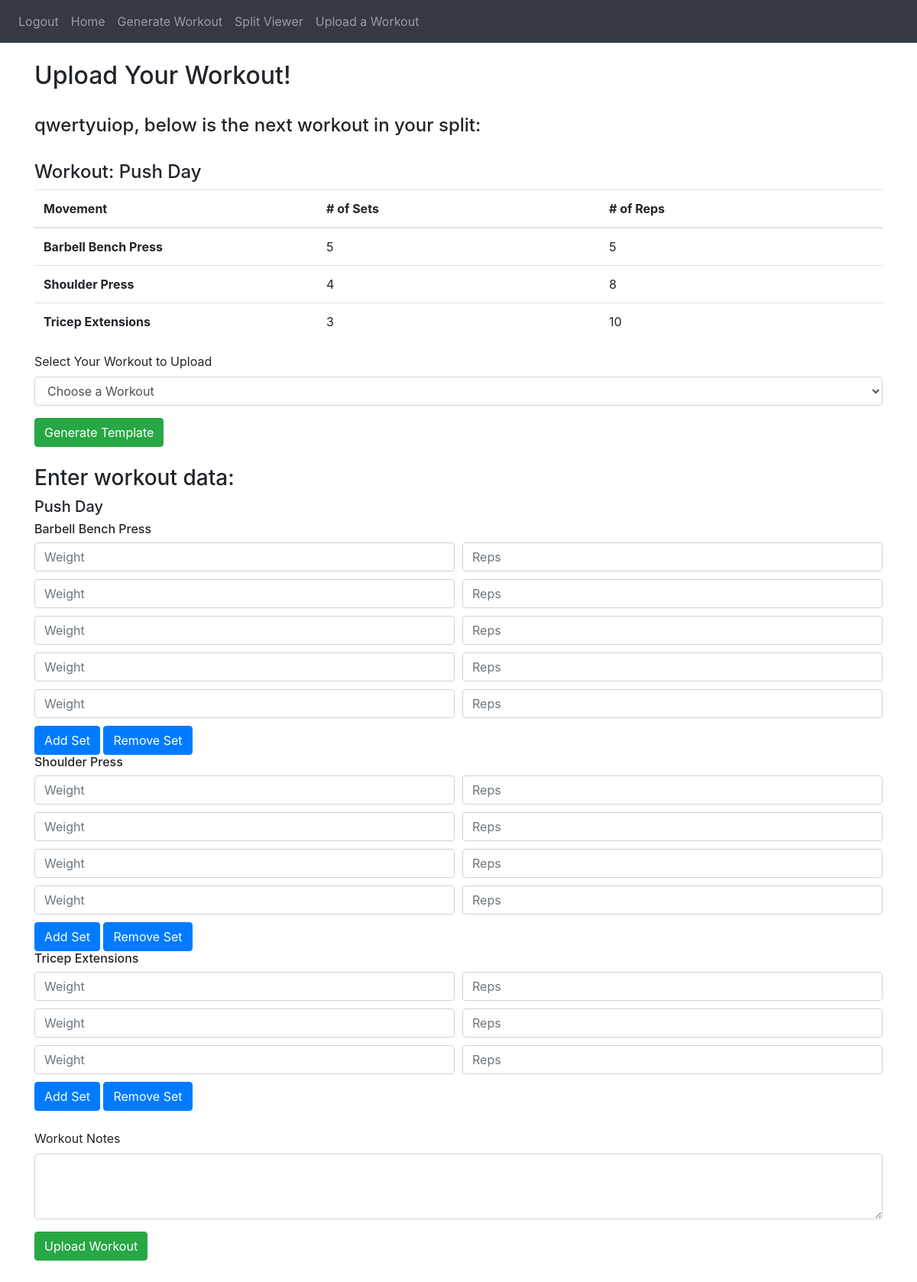
/upload-workout (signed in), run on the app's committed database.
### website/models.py (models this page shows, shortened)
class User(db.Model, UserMixin):
    id = db.Column(db.Integer, primary_key = True)
    email = db.Column(db.String(150), unique = True)
    password = db.Column(db.String(150))
    first_name = db.Column(db.String(150))
    notes = db.relationship('Note')
    workouts = db.relationship('Workout')
    splits = db.relationship('Split')
    def get_active_split(self):
        for split in self.splits:
            if split.is_active:
                return split
        return None

class Split(db.Model):
    id = db.Column(db.Integer, primary_key=True)
    split_name = db.Column(db.String(10000))
    is_active = db.Column(db.Boolean)
    user_id = db.Column(db.Integer, db.ForeignKey('user.id'))
    next_workout_ind = db.Column(db.Integer)
    order = db.Column(JSON)
    def get_curr_workout(self):
        return Workout.query.filter_by(id = self.order[0]).first()

class Workout(db.Model):
    id = db.Column(db.Integer, primary_key=True)
    workout_name = db.Column(db.String(10000))
    num_movements = db.Column(db.Integer)
    movements = db.relationship('Movement', backref='workout', lazy=True)
    splits = db.relationship('Split', secondary=split_workout, backref=db.backref('workouts', lazy='dynamic'))
    user_id = db.Column(db.Integer, db.ForeignKey('user.id'))

class Movement(db.Model):
    id = db.Column(db.Integer, primary_key=True)
    user_id = db.Column(db.Integer)
    mov_name = db.Column(db.String(100))
    reps = db.Column(db.Integer)
    sets = db.Column(db.Integer)
    workout_id = db.Column(db.Integer, db.ForeignKey('workout.id'))

### website/upload_workout.py (the view, shortened to what this page needs)
@upload_workout.route('/upload-workout', methods=['GET', 'POST'])
@login_required
def upload():
    if not swkrt.getStoredWorkout():
        swkrt.setWorkout(current_user.get_active_split().get_curr_workout())
    return render_template("upload_workout.html", user=current_user, wrkt=swkrt.getStoredWorkout())

### website/upload_workout.py (called while the page is built)
    def getStoredWorkout(self):
        return self.workout

### website/templates/upload_workout.html (shortened to what this page needs)
{% extends "base.html" %} {% block title %} Split Viewer {% endblock %}
{%block content%}
    <br />
    <h2> Upload Your Workout! </h2>
    <br />
    <h4> {{user.first_name}}, below is the next workout in your split:</h4>
    <br />
    <h4> Workout: {{user.get_active_split().get_curr_workout().workout_name}}</h4>
    <table class="table">
        <thead>
            <tr>
                <th scope="col">Movement</th>
                <th scope="col"># of Sets</th>
                <th scope="col"># of Reps</th>
            </tr>
        </thead>
        <tbody>
            {% for mov in user.get_active_split().get_curr_workout().movements %}
                <tr>
                    <th scope="row">{{mov.mov_name}}</th>
                    <td>{{mov.sets}}</td>
                    <td>{{mov.reps}}</td>
                </tr>
            {% endfor %}
        </tbody>
    </table>
    <div class="downloadWorkout">
        <form method='POST' action="{{ url_for('upload_workout.download_template') }}">
            <div class="form-group">
                <label for="workout_name">Select Your Workout to Upload</label>
                <select class="form-control" id="workout_name" name="workout_name">
                    <option value="" selected disabled>Choose a Workout</option>
                </select>
            </div>
            <button type="submit" class="btn btn-success">Generate Template</button>
        </form>
    </div>
    <br/>
    <div class="enterWorkoutData">
        <h3>Enter workout data:</h3>
        <form method="POST" action="{{ url_for('upload_workout.upload') }}">
            {% if wrkt %}
                <h5> {{ wrkt.workout_name }} </h5>
                {% for m in wrkt.movements %}
                    <h6> {{ m.mov_name }} </h6>
                    {% set outer_loop = loop %}
                    <div id="sets-container-{{ loop.index }}">
                        {% for s in range(m.sets) %}
                            <div class="form-row" id="set-{{ loop.index }}-{{ loop.index0 + 1 }}">
                                <div class="col">
                                    <input type="number" class="form-control" name="weight-{{ outer_loop.index0 }}-{{ loop.index0 }}" placeholder="Weight" min="1">
                                </div>
                                <div class="col">
                                    <input type="number" class="form-control" name="reps-{{ outer_loop.index0 }}-{{ loop.index0 }}" placeholder="Reps" min="1">
                                </div>
                            </div>
                        {% endfor %}
                    </div>
                    <button type="button" onclick="addSet({{ loop.index }})" class="btn btn-primary">Add Set</button>
                    <button type="button" onclick="removeSet({{ loop.index }})" class="btn btn-primary">Remove Set</button>
                {% endfor %}
            {% else %}
                <h5> No active workout available. Please set up a workout first. </h5>
            {% endif %}
            <br/>
            <br/>
            <div class="form-group" id="workoutNotes", name="workoutNotes">
                <label for="workoutNotes"> Workout Notes </label>
                <textarea class="form-control" id="workoutNotes" name="workoutNotes" rows="3"></textarea>
            </div>
            <button type="submit" id="upload-workout" class="btn btn-success">Upload Workout</button>
        </form>
    </div>
    <br/>
    <br/>
{% endblock %}

### website/templates/base.html (style rules this page uses)
.col { padding: 0; display: flex; }

### website/templates/upload_workout.html (style rules this page uses)
.table th, .table td { width: 33.33%; }
.form-row { margin-bottom: 10px; }

### data on the page
User: first_name "qwertyuiop"
Split: get_active_split "Push Day"
Movement: mov_name "Barbell Bench Press", sets "5", reps "5"
Movement: mov_name "Shoulder Press", sets "4", reps "8"
Movement: mov_name "Tricep Extensions", sets "3", reps "10"
Workout: workout_name "Push Day"
